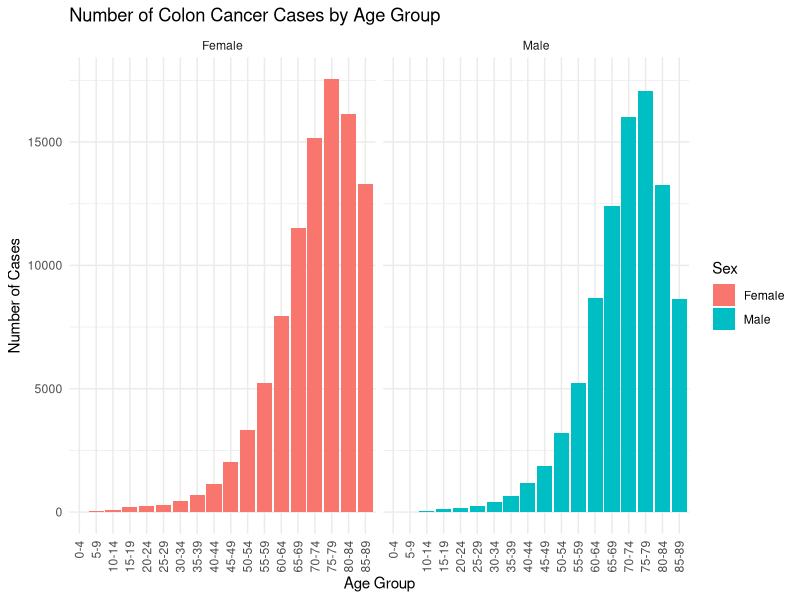
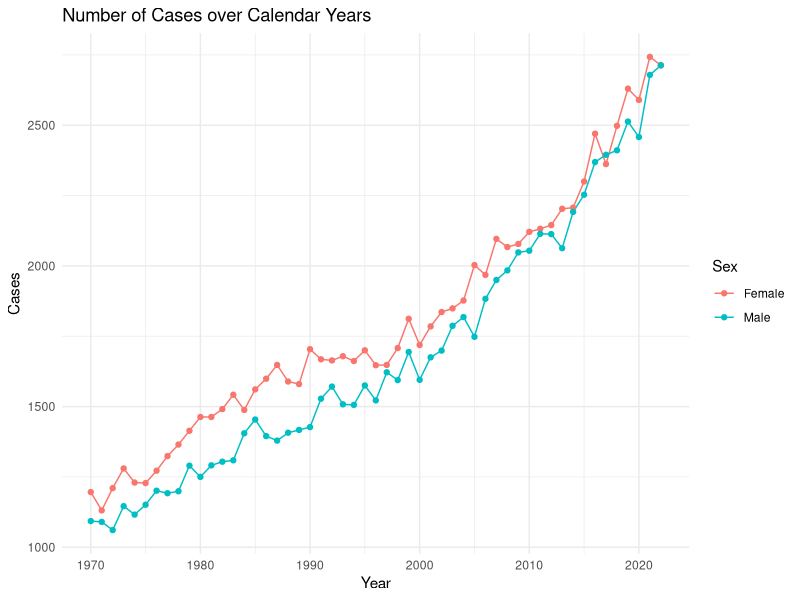
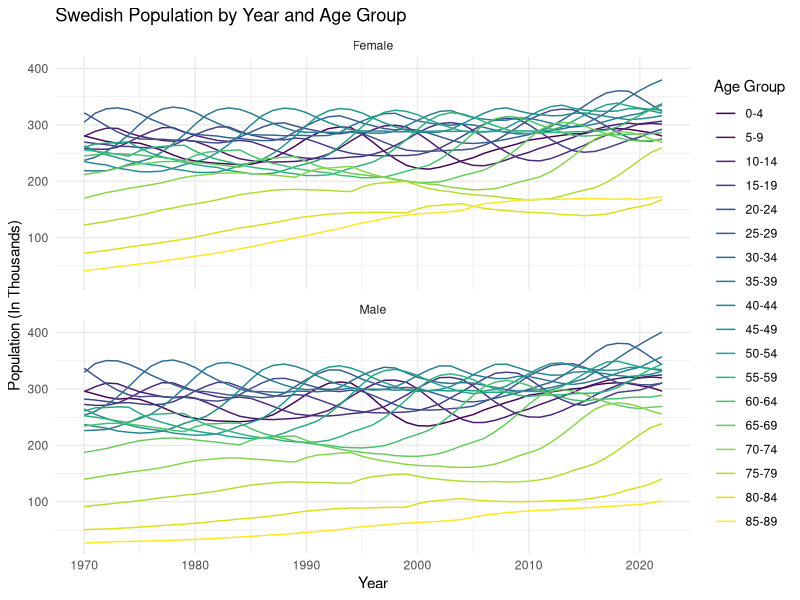
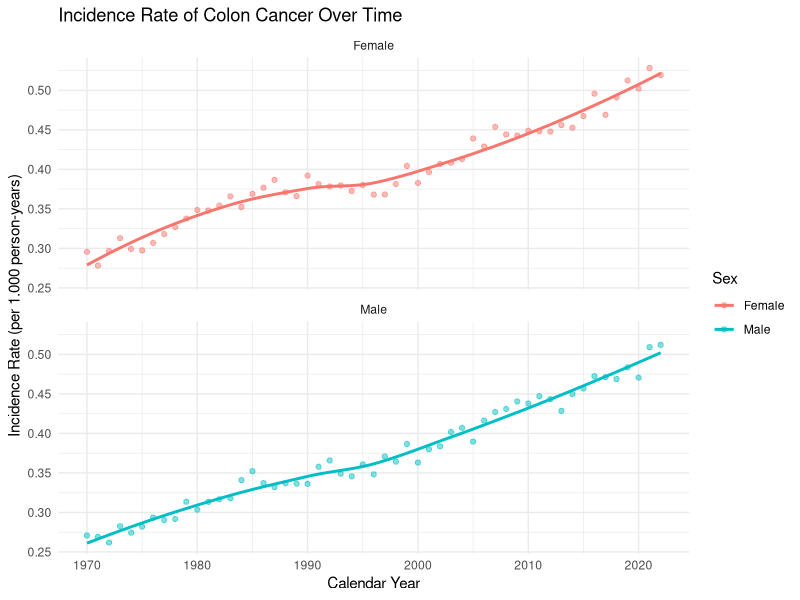
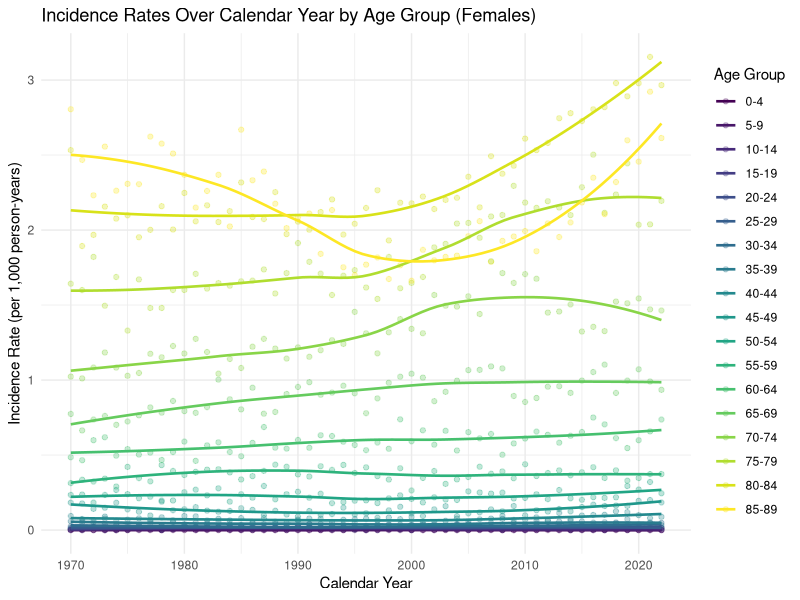
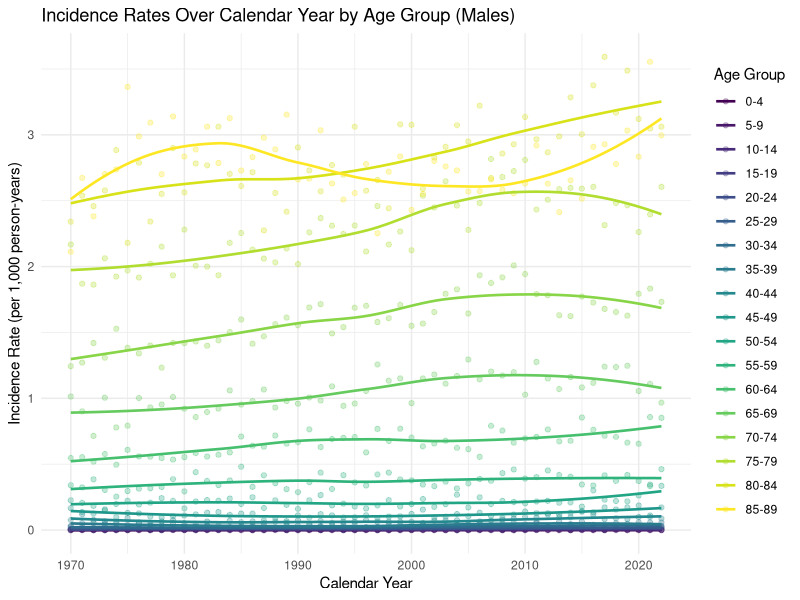
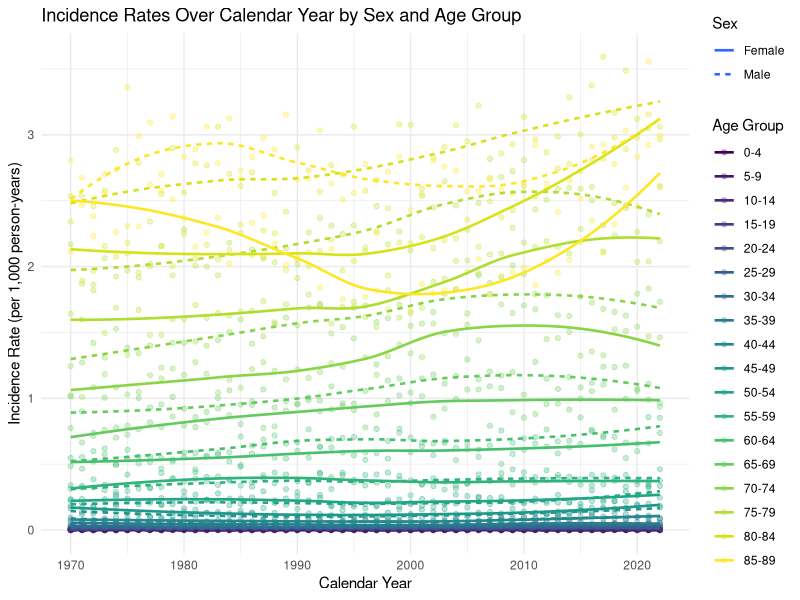
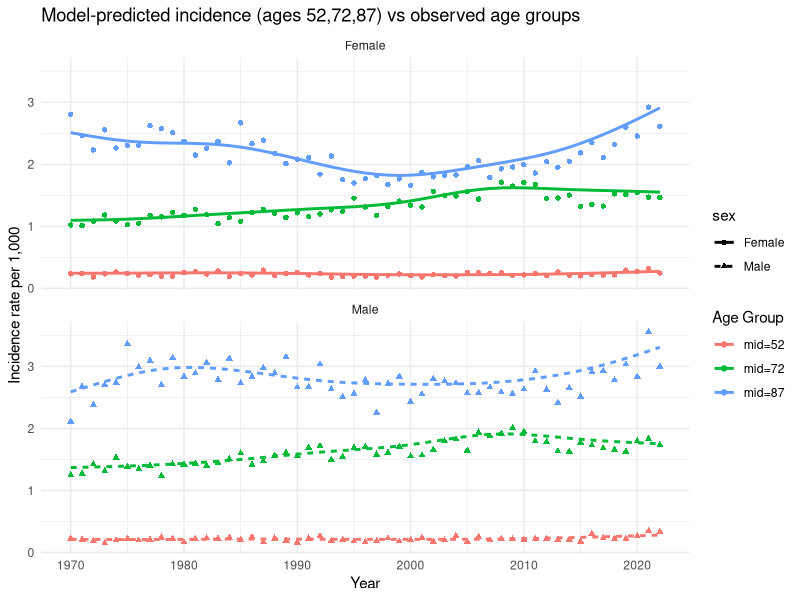

The R script that drew these images, in order:
## ---- chunk 1
knitr::opts_chunk$set(echo = TRUE,warning = FALSE)

## ---- chunk 2
library(ggplot2)
library(RColorBrewer)
library(scales)
library(mgcv)
library(dplyr)
## ---- chunk 3
#Read in Table
cases <- read.table("cases-1.tsv")

#Need to turn first row into headers
colnames(cases) <- cases[1, ]
cases <- cases[-1, ]
## ---- chunk 4
#Clean Up Data Frame Column Types

cases$agegroup <- factor(
  cases$agegroup,
  levels = c("0-4", "5-9", "10-14", "15-19", "20-24", "25-29", "30-34", "35-39", "40-44", "45-49", "50-54", "55-59", "60-64", "65-69", "70-74", "75-79", "80-84", "85-89"),
  ordered = TRUE
)

cases$sex <- factor(cases$sex)
cases$year <- as.numeric(cases$year)
cases$n <- as.numeric(cases$n)
## ---- chunk 5
 #Graph showing the number of cases by age group and sex.
ggplot(cases, aes(x = agegroup, y = n, fill = sex)) +
  geom_col() +
  facet_wrap(~ sex) +
  theme_minimal() +
  labs(
    title = "Number of Colon Cancer Cases by Age Group",
    fill = "Sex",
    x = "Age Group",
    y = "Number of Cases"
  ) +
  theme(axis.text.x = element_text(angle = 90, hjust = 1, vjust = 0.5))
    
## ---- chunk 6
#Obtain the total number of cases in each calendar year by males and females
cases_by_year <- aggregate(n ~ year + sex, data = cases, sum)

#Create graphs showing the number of cases over calendar years,
#separately for males and females
ggplot(cases_by_year, aes(x = year, y = n, color = sex)) +
  geom_line() +
  geom_point() +
  labs(
    title = "Number of Cases over Calendar Years",
    color = "Sex",
    x = "Year",
    y = "Cases") +
  theme_minimal()

## ---- chunk 7
#Read in the table
population <- read.table("population-1.tsv")

#Need to turn first row into headers
colnames(population) <- population[1, ]
population <- population[-1, ]
## ---- chunk 8
#Clean up the Dataframe
population$agegroup <- factor(
  population$agegroup,
  levels = c("0-4", "5-9", "10-14", "15-19", "20-24", "25-29", "30-34", 
             "35-39", "40-44", "45-49", "50-54", "55-59", "60-64", "65-69", 
             "70-74", "75-79", "80-84", "85-89"),
  ordered = TRUE
)

population$sex <- factor(population$sex)
population$year <- as.numeric(population$year)
population$n_pop <- as.numeric(population$n_pop)
## ---- chunk 9
#Create graphs that illustrate the population size over age groups 
#and calendar year simultaneously, separately by males and females.

ggplot(population, aes(x = year, y = n_pop, color = agegroup)) +
  geom_line() +
  #geom_point() +
  facet_wrap(~ sex, ncol = 1) +
  scale_y_continuous(labels = label_number(scale = 1e-3,)) +
  labs(
    title = "Swedish Population by Year and Age Group",
    color = "Age Group",
    x = "Year",
    y = "Population (In Thousands)") +
  theme_minimal()
## ---- chunk 10
#Merged information on number of cases and the number of persons at risk in each year, 
#for each age group and sex. 
merged_df <- merge(cases, population, by = c("agegroup", "year", "sex"))

#Separate data frame with the total number of cases 
#and the total population size in each calendar year by males and females.

cases_sum <- aggregate(n ~ year + sex, data = merged_df, sum)
population_sum <- aggregate(n_pop ~ year + sex, data = merged_df, sum)
summary_df <- merge(cases_sum, population_sum, by = c("year", "sex"))
## ---- chunk 11
# Create incidence rates

# Age incidence rates (agegroup × year × sex)
merged_df$Incidencerate <- merged_df$n / merged_df$n_pop
merged_df$Incidencerate_per1000 <- merged_df$Incidencerate * 1000

# Summary incidence rates (year × sex totals)
summary_df$Incidencerate <- summary_df$n / summary_df$n_pop
summary_df$Incidencerate_per1000 <- summary_df$Incidencerate * 1000

# Example rows 
cat("\n Example rows (summary_df) \n")
print(summary_df[sample(nrow(summary_df), 5),
                 c("year", "sex", "n", "n_pop", "Incidencerate",
                   "Incidencerate_per1000")])

cat("\n Example rows (merged_df) \n")
print(merged_df[sample(nrow(merged_df), 5),
                c("agegroup", "year", "sex", "n", "n_pop","Incidencerate",
                  "Incidencerate_per1000")])
## ---- chunk 12
# Plot the Incidence Rate 
ggplot(summary_df, aes(x = year, y = Incidencerate_per1000, color = sex)) +
  geom_point(alpha = 0.5) +                    # show actual data points
  geom_smooth(method = "loess", se = FALSE) +  # smoother curve
  facet_wrap(~ sex, ncol = 1) +                # separate for males/females
  theme_minimal() +
  labs(
    title = "Incidence Rate of Colon Cancer Over Time",
    x = "Calendar Year",
    y = "Incidence Rate (per 1.000 person-years)",
    color = "Sex"
  )
## ---- chunk 13
# Fit Poisson Regression Model
poisson_model <- glm(
  n ~ year + sex,                  # independent variables
  offset = log(n_pop),            # log of population size as offset
  family = poisson(link = "log"), # Poisson model
  data = summary_df
)

# View model summary
summary(poisson_model)
## ---- chunk 14
#Two separate incidence rate graphs. First one only for females and the second
#one for males.

female_df <- subset(merged_df, sex == "Female")

ggplot(female_df, aes(x = year,
y = Incidencerate_per1000,
color = agegroup)) +
geom_point(alpha = 0.3) +
geom_smooth(se = FALSE, method = "loess", linewidth = 0.9) +
theme_minimal() +
labs(
title = "Incidence Rates Over Calendar Year by Age Group (Females)",
x = "Calendar Year",
y = "Incidence Rate (per 1,000 person-years)",
color = "Age Group"
)

male_df <- subset(merged_df, sex == "Male")

ggplot(male_df, aes(x = year,
y = Incidencerate_per1000,
color = agegroup)) +
geom_point(alpha = 0.3) +
geom_smooth(se = FALSE, method = "loess", linewidth = 0.9) +
theme_minimal() +
labs(
title = "Incidence Rates Over Calendar Year by Age Group (Males)",
x = "Calendar Year",
y = "Incidence Rate (per 1,000 person-years)",
color = "Age Group")
## ---- chunk 15
#One combined graph of incidence rates over time. The dashed line is for males
#and the continuous line is for females.

ggplot(merged_df, aes(x = year,y = Incidencerate_per1000, color = agegroup,
                      linetype = sex)) + geom_point(alpha = 0.3) +
  geom_smooth(se = FALSE, method = "loess", linewidth = 0.9) + theme_minimal() + 
  labs(
title = "Incidence Rates Over Calendar Year by Sex and Age Group",
x = "Calendar Year",
y = "Incidence Rate (per 1,000 person-years)",
color = "Age Group",
linetype = "Sex"
)

## ---- chunk 16
#Fit Poisson model with age-specific counts
#    - Dependent variable: n (number of cases)
#    - Offset: log(n_pop) (age-specific population size)
#    - Predictors: year, sex, agegroup + all interactions
poisson_age_model <- glm(
  n ~ year * sex * agegroup,
  offset = log(n_pop),
  family = poisson(link = "log"),
  data = merged_df
)

summary(poisson_age_model)

## ---- chunk 17

#Creating new data for predictions for age group 70-74 in 1970 and 2020 from
#the model above.
newdata_70_74 <- data.frame(
  year     = c(1970, 1970, 2020, 2020),
  sex      = factor(c("Female", "Male", "Female", "Male"),
                    levels = levels(merged_df$sex)),
  agegroup = factor(rep("70-74", 4),
                    levels = levels(merged_df$agegroup)),
   #Set n_pop to 1 so predicted value is a rate.
  n_pop    = 1 
)

#Predicted incidence rates per person-year.
newdata_70_74$IR <- predict(
  poisson_age_model,
  newdata = newdata_70_74,
  type = "response"
)

#Convert to incidence per 1,000 person-years
newdata_70_74$IR_per_1000 <- newdata_70_74$IR * 1000

newdata_70_74





## ---- chunk 18



if (!"age_mid" %in% names(merged_df)) {
  merged_df <- merged_df %>%
    mutate(
      age_start = as.numeric(sub("^(\\d+)-.*$", "\\1", agegroup)),
      age_end   = as.numeric(sub("^.*-(\\d+)$", "\\1", agegroup)),
      age_mid   = (age_start + age_end) / 2
    ) %>% select(-age_start, -age_end)
}


if (!"Incidencerate" %in% names(merged_df)) {
  merged_df <- merged_df %>%
    mutate(Incidencerate = n / n_pop,
           Incidencerate_per1000 = Incidencerate * 1000)
}

merged_df$sex <- factor(merged_df$sex)

# Fit GAM: year, age spline
gam_model <- gam(
  n ~ sex +
    s(age_mid,  by = sex, k = 8) +
    s(year,     by = sex, k = 10) +
    ti(year, age_mid, by = sex, k = c(8,6)),
  offset = log(n_pop),
  family = poisson,
  data = merged_df,
  method = "REML"
)

summary(gam_model)

# Predict for ages 52,72,87 across all years
pred_ages <- c(52, 72, 87)
years     <- sort(unique(merged_df$year))
sex_levels <- levels(merged_df$sex)

newpred <- expand.grid(
  year = years,
  sex  = sex_levels,
  age_mid = pred_ages
)

newpred$n_pop <- 1
newpred$pred_rate <- predict(gam_model, newdata = newpred, type = "response")
newpred$pred_rate_per1000 <- newpred$pred_rate * 1000
newpred$age_label <- paste0("mid=", newpred$age_mid)

# Observed: pick groups 50–54, 70–74, 85–89
obs_groups <- c("50-54", "70-74", "85-89")
age_mid_map <- data.frame(
  agegroup = obs_groups,
  age_mid = c(52, 72, 87)
)

obs_df <- merged_df %>%
  filter(agegroup %in% obs_groups) %>%
  group_by(year, sex, agegroup) %>%
  summarise(n = sum(n), n_pop = sum(n_pop), .groups = "drop") %>%
  mutate(obs_rate_per1000 = n / n_pop * 1000) %>%
  left_join(age_mid_map, by = "agegroup") %>%
  mutate(age_label = paste0("mid=", age_mid))

# Plot: model (line) vs observed (points)
ggplot() +
  geom_line(
    data = newpred,
    aes(x = year, y = pred_rate_per1000, color = age_label, linetype = sex),
    linewidth = 1
  ) +
  geom_point(
    data = obs_df,
    aes(x = year, y = obs_rate_per1000, color = age_label, shape = sex),
    linewidth = 2
  ) +
  facet_wrap(~ sex, ncol = 1) +
  scale_color_discrete(name = "Age Group") +
  labs(
    title = "Model-predicted incidence (ages 52,72,87) vs observed age groups",
    x = "Year", y = "Incidence rate per 1,000"
  ) +
  theme_minimal()


## ---- chunk 19
# Get sex-specific 2022 age distribution (weights)

pop2022 <- merged_df %>%
  filter(year == 2022) %>%
  group_by(sex, agegroup) %>%
  summarise(n_pop = sum(n_pop), .groups = "drop") %>%
  group_by(sex) %>%
  mutate(weight = n_pop / sum(n_pop)) %>%
  ungroup()

# Compute age-specific incidence rates

rates <- merged_df %>%
  mutate(IR = n / n_pop)   # per person-year

# Direct age standardisation for each year and sex

std_rates <- rates %>%
  left_join(pop2022 %>% select(sex, agegroup, weight),
            by = c("sex", "agegroup")) %>%
  group_by(year, sex) %>%
  summarise(
    std_IR = sum(IR * weight),               # standardized rate
    std_IR_1000 = std_IR * 1000,             # per 1000
    .groups = "drop"
  )

# Compute the crude (non-age-standardized) rates per 1000

crude_rates <- summary_df %>%
  mutate(crude_IR_1000 = (n / n_pop) * 1000)

# Plot standardized vs non-standardized curves

ggplot() +
  # Crude (non-standardized): lighter line
  geom_line(data = crude_rates,
            aes(x = year, y = crude_IR_1000, color = sex),
            linewidth = 0.8, alpha = 0.45) +

  # Standardized: darker line
  geom_line(data = std_rates,
            aes(x = year, y = std_IR_1000, color = sex),
            linewidth = 1.4) +



  theme_minimal() +
  labs(
    title = "Age-standardized vs crude incidence rates (per 1,000)",
    subtitle = "Darker = standardized to 2022 age distribution; Lighter = crude",
    x = "Year",
    y = "Incidence rate per 1,000",
    color = "Sex"
  ) +
  scale_color_brewer(palette = "Dark2")


## ---- chunk 20

# Fit Poisson regression with full interactions

poisson_age_model <- glm(
  n ~ year * sex * agegroup,
  offset = log(n_pop),
  family = poisson(link = "log"),
  data = merged_df
)


# Get 2022 standard population distribution (sex-specific)

std_pop <- subset(population, year == 2022)

# Sex-specific weight within each sex
std_pop$weight <- std_pop$n_pop / ave(std_pop$n_pop, std_pop$sex, FUN = sum)


# Create prediction dataset for all ages, both sexes

new_pred <- expand.grid(
  year     = c(1970, 2020),
  sex      = levels(merged_df$sex),
  agegroup = levels(merged_df$agegroup)
)

# Predict rate → set offset = log(1)
new_pred$n_pop <- 1


# Predict age-specific incidence rates from model

new_pred$IR <- predict(
  poisson_age_model,
  newdata = new_pred,
  type = "response"
)


# Merge predicted rates with the 2022 standard weights

new_pred <- merge(
  new_pred,
  std_pop[, c("sex", "agegroup", "weight")],
  by = c("sex", "agegroup"),
  all.x = TRUE
)


# Compute age-standardised rates (ASR)
# ASR = Σ_a  (predicted rate × 2022 weight)


ASR <- aggregate(
  IR * weight ~ year + sex,
  data = new_pred,
  sum
)

names(ASR)[3] <- "ASR"

ASR$ASR_per_1000 <- ASR$ASR * 1000

print(ASR)

